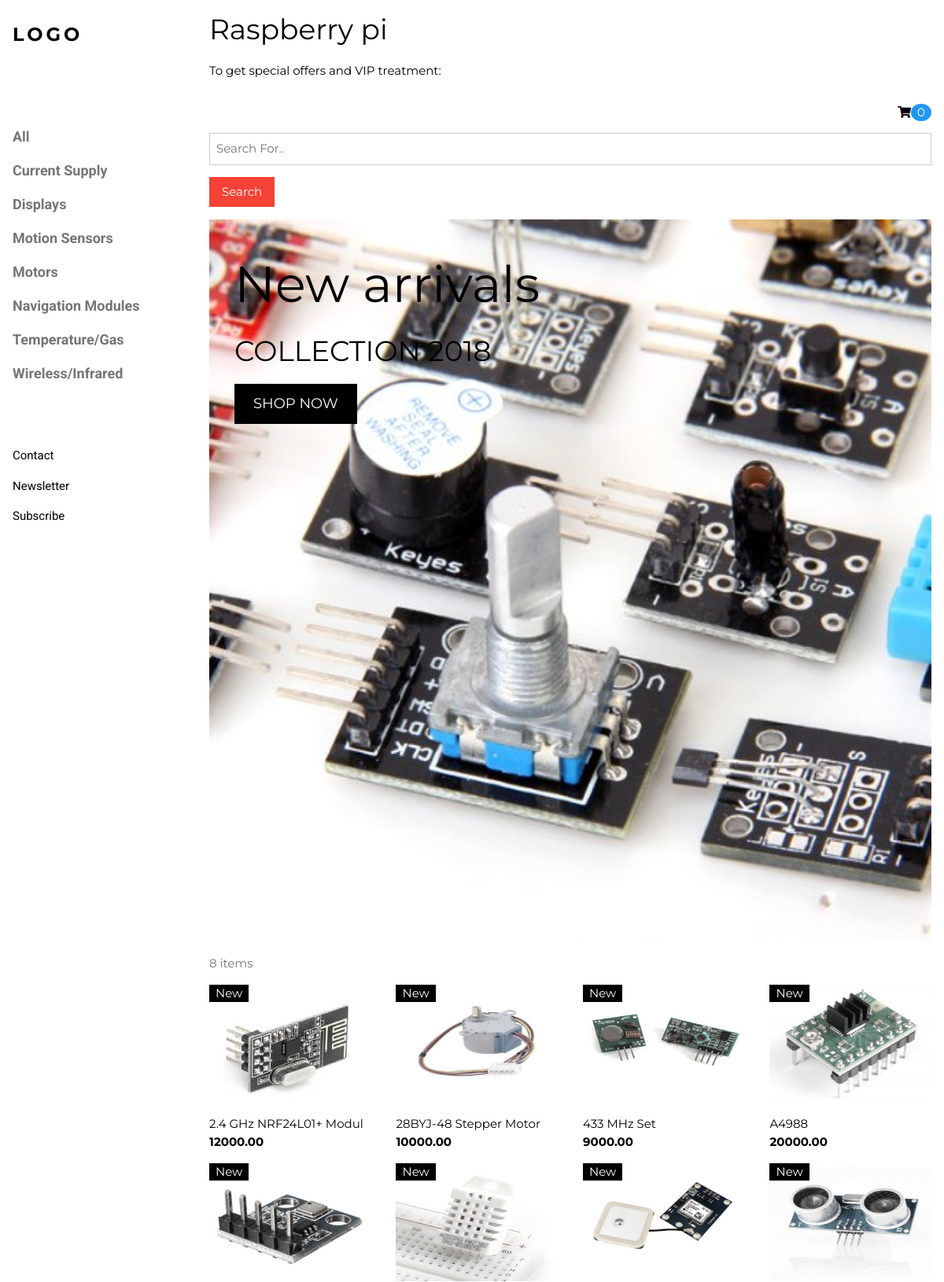
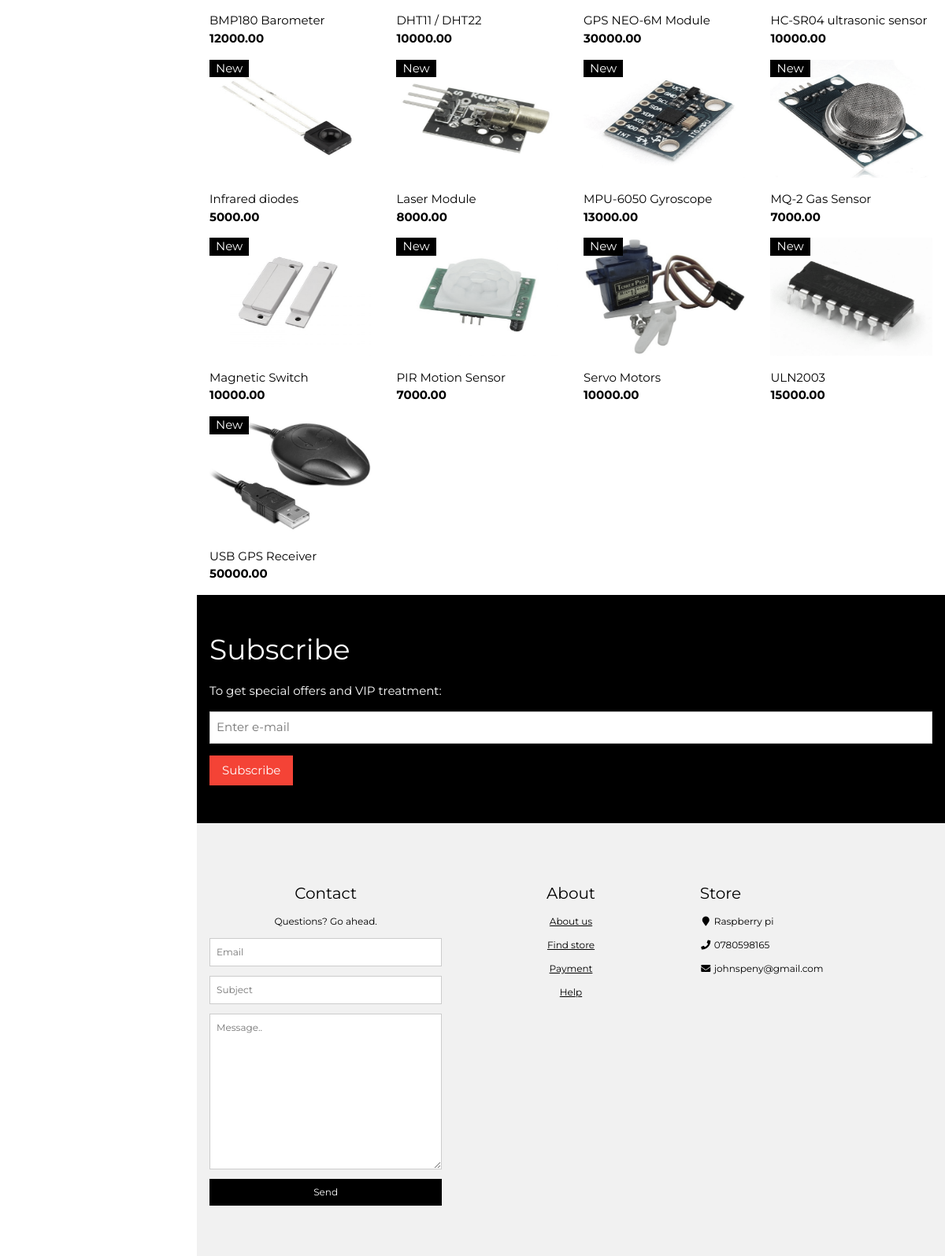
The page / on the database its author committed (2 pictures, top to bottom).
### shop/models.py (models this page shows, shortened)
class Category(models.Model):
    name = models.CharField(max_length=100)
    slug = models.SlugField(max_length=100, unique=True)
    class Meta:
        ordering = ['name']
        verbose_name = 'category'
        verbose_name_plural = 'categories'
    def get_absolute_url(self):
        return reverse('shop:list_product', kwargs={'category_slug':self.slug})

class Product(models.Model):
    category = models.ForeignKey(Category, related_name='products')
    name = models.CharField(max_length=100)
    slug = models.SlugField(max_length=100)
    image = models.ImageField(upload_to='pics',blank=True)
    description = models.TextField(blank=True)
    stock = models.PositiveIntegerField()
    available = models.BooleanField(default=True)
    price = models.DecimalField(max_digits=10,decimal_places=2)
    created = models.DateTimeField(auto_now_add=True)
    updated = models.DateTimeField(auto_now=True)
    class Meta:
        ordering = ['name']
        index_together = (('id', 'slug'),)
    def get_absolute_url(self):
        return reverse('shop:list_product_detail', kwargs={'id': self.id, 'slug': self.slug})

### shop/views.py (the view, shortened to what this page needs)
# urls.py: url('^$', views.index, name='list'),
def index(request, category_slug=None):
    categories = Category.objects.all()
    products = Product.objects.filter(available=True)
    c = ContactForm()
    if category_slug:
        category = get_object_or_404(Category, slug=category_slug)
        products = Product.objects.filter(category=category)
    context = {'categories': categories, 'products': products, 'f':c}
    return render(request, 'shop/index.html', context)

### shop/forms.py
class ContactForm(forms.Form):
	subject = forms.CharField(max_length=100,widget=forms.TextInput(attrs={'placeholder': 'Subject'}))
	message = forms.CharField(widget=forms.Textarea(attrs={'placeholder': 'Message..'}))
	sender = forms.EmailField(widget=forms.TextInput(attrs={'placeholder': 'Email'}))

### cart/cart.py (called while the page is built)
    def __len__(self):
        return sum(item['quantity'] for item in self.cart.values())

### cart/context_processors.py (called while the page is built)
def cart(request):
	return {'cart':Cart(request)}

### shop/templatetags/myfilters.py (called while the page is built)
@register.filter(name='addClass')
def addClass(value, arg):
    return value.as_widget(attrs={'class': arg})

### shop/templates/shop/index.html (shortened to what this page needs)
{% extends 'shop/list.html' %}
{% load static %}
{% load myfilters %}
  {% block head %}
  <div class="w3-display-container w3-container">
    <img src="{% static 'shop/pics/r.jpg' %}" alt="Jeans" style="width:100%">
    <div class="w3-display-topleft w3-text-white" style="padding:24px 48px">
      <h1 class="w3-jumbo w3-hide-small w3-text-black">New arrivals</h1>
      <h1 class="w3-hide-small w3-text-black">COLLECTION 2018</h1>
      <p><a href="#jeans" class="w3-button w3-black w3-padding-large w3-large">SHOP NOW</a></p>
    </div>
  </div>
  {% endblock %}
  {% block itemNum %}
  <div class="w3-container w3-text-grey" id="jeans">
    <p>8 items</p>
  </div>{% endblock %}
{% block photot %}
  <div class="w3-row w3-grayscale">
  {% for product in products %}
    <div class="w3-col l3 s6">
      <div class="w3-container">
        <div class="w3-display-container">
          <img src="{{ product.image.url }}" style="width:100%;max-height: 150px">
          <span class="w3-tag w3-display-topleft">New</span>
        </div>
        <p>{{ product.name }}<br><b>{{ product.price }}</b></p>
      </div>
    </div>
{% endfor %}
</div>{% endblock %}
{% block contact %}
 <div class="w3-col s4">
        <h4>Contact</h4>
        <p>Questions? Go ahead.</p>
        <form action="" target="_blank" method="post">
          <p>
            {{ f.sender|addClass:"w3-input w3-border" }}
          </p>
          <p>
            {{ f.subject|addClass:"w3-input w3-border" }}
          </p>
          <p>
            {{ f.message|addClass:"w3-input w3-border" }}
          </p>
          <input type="submit" value="Send" class="w3-button w3-block w3-black">
        </form>
      </div>
      {% endblock %}

### shop/templates/shop/list.html (shortened to what this page needs)
<!DOCTYPE html>
<html>
{% load static %}
{% load myfilters %}
<link rel="stylesheet" href="{% static 'shop/style.css' %}">
<link href="{% static 'shop/css/fontawesome-all.css' %}" rel="stylesheet">
<head>
</head>
<body class="w3-content" style="max-width:1200px">
<nav class="w3-sidebar w3-bar-block w3-white w3-collapse w3-top" style="z-index:3;width:250px" id="mySidebar">
  <div class="w3-container w3-display-container w3-padding-16">
    <h3 class="w3-wide"><b>LOGO</b></h3>
  </div>
  <div class="w3-padding-64 w3-large w3-text-grey" style="font-weight:bold">
    <a href="{% url 'shop:list' %}" class="w3-bar-item w3-button">All</a>
    {% for category in categories %}
    <a href="{{ category.get_absolute_url }}" class="w3-bar-item w3-button">{{ category.name }}</a>
    {% endfor %}
  </div>
  <a href="#footer" class="w3-bar-item w3-button w3-padding">Contact</a>
  <a href="javascript:void(0)" class="w3-bar-item w3-button w3-padding" onclick="document.getElementById('newsletter').style.display='block'">Newsletter</a>
  <a href="#footer"  class="w3-bar-item w3-button w3-padding">Subscribe</a>
</nav>
<div class="w3-main" style="margin-left:250px">
  <header class="w3-container">
    <h1>Raspberry pi</h1>
    <p>To get special offers and VIP treatment:</p>
    {% block cart %}
    {% with total_items=cart|length %}
    {% if cart|length > 0 %}
  <a href="{% url "cart:cart_detail" %}">
    <p class="w3-right"><i class="fa fa-shopping-cart"></i><span class="w3-badge w3-blue">{{ total_items }}</span></p>
  </a>
    {% else %}
      <p class="w3-right"><i class="fa fa-shopping-cart"></i><span class="w3-badge w3-blue">0
    {% endif %}
  {% endwith %}{% endblock %}
    <form action="" method="get">
    <p><input class="w3-input w3-border" type="text" placeholder="Search For.." style="width:100%"></p>
    <input type="submit" class="w3-button w3-red w3-margin-bottom" value="Search">
	</form>
  </header>
  {% block head %}{% endblock %}
  {% block itemNum %}{% endblock %}
  {% block photot %}{% endblock %}
  <div class="w3-container w3-black w3-padding-32">
    <h1>Subscribe</h1>
    <p>To get special offers and VIP treatment:</p>
    <p><input class="w3-input w3-border" type="text" placeholder="Enter e-mail" style="width:100%"></p>
    <button type="button" class="w3-button w3-red w3-margin-bottom">Subscribe</button>
  </div>
  <footer class="w3-padding-64 w3-light-grey w3-small w3-center" id="footer">
    <div class="w3-row-padding">
      {% block contact %}{% endblock %}
      <div class="w3-col s4">
        <h4>About</h4>
        <p><a href="#" onclick="document.getElementById('id01').style.display='block'">About us</a></p>
        <p><a href="#">Find store</a></p>
        <p><a href="#">Payment</a></p>
        <p><a href="#">Help</a></p>
      </div>
      <div class="w3-col s4 w3-justify">
        <h4>Store</h4>
        <p><i class="fa fa-fw fa-map-marker"></i> Raspberry pi</p>
        <p><i class="fa fa-fw fa-phone"></i> 0780598165</p>
        <p><i class="fa fa-fw fa-envelope"></i> johnspeny@gmail.com</p>
        <br>
      </div>
    </div>
  </footer>
</div>
</body>
</html>

### shop/static/shop/style.css (style rules this page uses)
html { box-sizing:border-box }
*,*:before,*:after { box-sizing:inherit }
html { -ms-text-size-adjust:100%;-webkit-text-size-adjust:100% }
body { margin:0 }
article,aside,details,figcaption,figure,footer,header,main,menu,nav,section,summary { display:block }
a { background-color:transparent;-webkit-text-decoration-skip:objects }
img { border-style:none }
button,input,select,textarea { font:inherit;margin:0 }
button,input { overflow:visible }
button,select { text-transform:none }
button,html [type=button],[type=reset],[type=submit] { -webkit-appearance:button }
textarea { overflow:auto }
html,body { font-family:Verdana,sans-serif;font-size:15px;line-height:1.5 }
html { overflow-x:hidden }
h1 { font-size:36px }
h3 { font-size:24px }
h4 { font-size:20px }
h1,h2,h3,h4,h5,h6 { font-family:"Segoe UI",Arial,sans-serif;font-weight:400;margin:10px 0 }
.w3-wide { letter-spacing:4px }
img { margin-bottom:-5px }
a { color:inherit }
.w3-btn,.w3-button { border:none;display:inline-block;outline:0;padding:8px 16px;vertical-align:middle;overflow:hidden;text-decoration:none;color:inherit;background-color:inherit;text-align:center;cursor:pointer;white-space:nowrap }
.w3-btn,.w3-button { -webkit-touch-callout:none;-webkit-user-select:none;-khtml-user-select:none;-moz-user-select:none;-ms-user-select:none;user-select:none }
.w3-badge,.w3-tag { background-color:#000;color:#fff;display:inline-block;padding-left:8px;padding-right:8px;text-align:center }
.w3-badge { border-radius:50% }
.w3-tooltip,.w3-display-container { position:relative }
.w3-input { padding:8px;display:block;border:none;border-bottom:1px solid #ccc;width:100% }
.w3-sidebar { height:100%;width:200px;background-color:#fff;position:fixed!important;z-index:1;overflow:auto }
.w3-main,#main { transition:margin-left .4s }
.w3-bar-block .w3-bar-item { width:100%;display:block;padding:8px 16px;text-align:left;border:none;outline:none;white-space:normal;float:none }
.w3-block { display:block;width:100% }
.w3-container:after,.w3-container:before,.w3-panel:after,.w3-panel:before,.w3-row:after,.w3-row:before,.w3-row-padding:after,.w3-row-padding:before, .w3-cell-row:before,.w3-cell-row:after,.w3-clear:after,.w3-clear:before,.w3-bar:before,.w3-bar:after { content:"";display:table;clear:both }
.w3-col,.w3-half,.w3-third,.w3-twothird,.w3-threequarter,.w3-quarter { float:left;width:100% }
.w3-col.s4 { width:33.33333% }
.w3-col.s6 { width:49.99999% }
@media (min-width:993px) { .w3-col.l3 { width:24.99999% } }
.w3-content { max-width:980px;margin:auto }
@media (min-width:993px) { .w3-sidebar.w3-collapse { display:block!important } }
.w3-top,.w3-bottom { position:fixed;width:100%;z-index:1 }
.w3-top { top:0 }
.w3-display-topleft { position:absolute;left:0;top:0 }
.w3-row-padding,.w3-row-padding>.w3-half,.w3-row-padding>.w3-third,.w3-row-padding>.w3-twothird,.w3-row-padding>.w3-threequarter,.w3-row-padding>.w3-quarter,.w3-row-padding>.w3-col { padding:0 8px }
.w3-container,.w3-panel { padding:0.01em 16px }
.w3-greyscale,.w3-grayscale { filter:grayscale(75%) }
.w3-small { font-size:12px!important }
.w3-large { font-size:18px!important }
.w3-jumbo { font-size:64px!important }
.w3-justify { text-align:justify!important }
.w3-center { text-align:center!important }
.w3-border { border:1px solid #ccc!important }
.w3-margin-bottom { margin-bottom:16px!important }
.w3-padding { padding:8px 16px!important }
.w3-padding-large { padding:12px 24px!important }
.w3-padding-16 { padding-top:16px!important;padding-bottom:16px!important }
.w3-padding-32 { padding-top:32px!important;padding-bottom:32px!important }
.w3-padding-64 { padding-top:64px!important;padding-bottom:64px!important }
.w3-right { float:right!important }
.w3-blue,.w3-hover-blue:hover { color:#fff!important;background-color:#2196F3!important }
.w3-red,.w3-hover-red:hover { color:#fff!important;background-color:#f44336!important }
.w3-white,.w3-hover-white:hover { color:#000!important;background-color:#fff!important }
.w3-black,.w3-hover-black:hover { color:#fff!important;background-color:#000!important }
.w3-light-grey,.w3-hover-light-grey:hover,.w3-light-gray,.w3-hover-light-gray:hover { color:#000!important;background-color:#f1f1f1!important }
.w3-text-white,.w3-hover-text-white:hover { color:#fff!important }
.w3-text-black,.w3-hover-text-black:hover { color:#000!important }
.w3-text-grey,.w3-hover-text-grey:hover,.w3-text-gray,.w3-hover-text-gray:hover { color:#757575!important }

### rows shown on the page
Category: name "Current Supply"
Category: name "Displays"
Category: name "Motion Sensors"
Category: name "Motors"
Category: name "Navigation Modules"
Category: name "Temperature/Gas"
Category: name "Wireless/Infrared"
Product: image (picture), name "2.4 GHz NRF24L01+ Modul", price "12000.00"
Product: image (picture), name "28BYJ-48 Stepper Motor", price "10000.00"
Product: image (picture), name "433 MHz Set", price "9000.00"
Product: image (picture), name "A4988", price "20000.00"
Product: image (picture), name "BMP180 Barometer", price "12000.00"
Product: image (picture), name "DHT11 / DHT22", price "10000.00"
Product: image (picture), name "GPS NEO-6M Module", price "30000.00"
Product: image (picture), name "HC-SR04 ultrasonic sensor", price "10000.00"
Product: image (picture), name "Infrared diodes", price "5000.00"
Product: image (picture), name "Laser Module", price "8000.00"
Product: image (picture), name "MPU-6050 Gyroscope", price "13000.00"
Product: image (picture), name "MQ-2 Gas Sensor", price "7000.00"
Product: image (picture), name "Magnetic Switch", price "10000.00"
Product: image (picture), name "PIR Motion Sensor", price "7000.00"
Product: image (picture), name "Servo Motors", price "10000.00"
Product: image (picture), name "ULN2003", price "15000.00"
Product: image (picture), name "USB GPS Receiver", price "50000.00"
